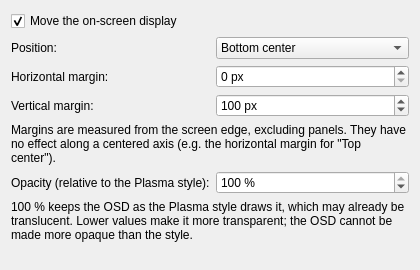
<?xml version="1.0" encoding="UTF-8"?>
<ui version="4.0">
 <class>KWin::BetterOsdConfigForm</class>
 <widget class="QWidget" name="KWin::BetterOsdConfigForm">
  <property name="geometry">
   <rect>
    <x>0</x>
    <y>0</y>
    <width>420</width>
    <height>270</height>
   </rect>
  </property>
  <property name="windowTitle">
   <string>Better OSD</string>
  </property>
  <layout class="QFormLayout" name="formLayout">
   <item row="0" column="0" colspan="2">
    <widget class="QCheckBox" name="kcfg_Reposition">
     <property name="text">
      <string>Move the on-screen display</string>
     </property>
     <property name="checked">
      <bool>true</bool>
     </property>
    </widget>
   </item>
   <item row="1" column="0">
    <widget class="QLabel" name="anchorLabel">
     <property name="text">
      <string>Position:</string>
     </property>
    </widget>
   </item>
   <item row="1" column="1">
    <widget class="QComboBox" name="kcfg_Anchor">
     <property name="currentIndex">
      <number>7</number>
     </property>
     <item>
      <property name="text">
       <string>Top left</string>
      </property>
     </item>
     <item>
      <property name="text">
       <string>Top center</string>
      </property>
     </item>
     <item>
      <property name="text">
       <string>Top right</string>
      </property>
     </item>
     <item>
      <property name="text">
       <string>Center left</string>
      </property>
     </item>
     <item>
      <property name="text">
       <string>Center</string>
      </property>
     </item>
     <item>
      <property name="text">
       <string>Center right</string>
      </property>
     </item>
     <item>
      <property name="text">
       <string>Bottom left</string>
      </property>
     </item>
     <item>
      <property name="text">
       <string>Bottom center</string>
      </property>
     </item>
     <item>
      <property name="text">
       <string>Bottom right</string>
      </property>
     </item>
    </widget>
   </item>
   <item row="2" column="0">
    <widget class="QLabel" name="marginXLabel">
     <property name="text">
      <string>Horizontal margin:</string>
     </property>
    </widget>
   </item>
   <item row="2" column="1">
    <widget class="QSpinBox" name="kcfg_MarginX">
     <property name="suffix">
      <string> px</string>
     </property>
     <property name="maximum">
      <number>2000</number>
     </property>
     <property name="singleStep">
      <number>10</number>
     </property>
     <property name="value">
      <number>0</number>
     </property>
    </widget>
   </item>
   <item row="3" column="0">
    <widget class="QLabel" name="marginYLabel">
     <property name="text">
      <string>Vertical margin:</string>
     </property>
    </widget>
   </item>
   <item row="3" column="1">
    <widget class="QSpinBox" name="kcfg_MarginY">
     <property name="suffix">
      <string> px</string>
     </property>
     <property name="maximum">
      <number>2000</number>
     </property>
     <property name="singleStep">
      <number>10</number>
     </property>
     <property name="value">
      <number>100</number>
     </property>
    </widget>
   </item>
   <item row="4" column="0" colspan="2">
    <widget class="QLabel" name="hintLabel">
     <property name="text">
      <string>Margins are measured from the screen edge, excluding panels. They have no effect along a centered axis (e.g. the horizontal margin for &quot;Top center&quot;).</string>
     </property>
     <property name="wordWrap">
      <bool>true</bool>
     </property>
    </widget>
   </item>
   <item row="5" column="0">
    <widget class="QLabel" name="opacityLabel">
     <property name="text">
      <string>Opacity (relative to the Plasma style):</string>
     </property>
    </widget>
   </item>
   <item row="5" column="1">
    <widget class="QSpinBox" name="kcfg_Opacity">
     <property name="suffix">
      <string> %</string>
     </property>
     <property name="minimum">
      <number>10</number>
     </property>
     <property name="maximum">
      <number>100</number>
     </property>
     <property name="singleStep">
      <number>5</number>
     </property>
     <property name="value">
      <number>100</number>
     </property>
    </widget>
   </item>
   <item row="6" column="0" colspan="2">
    <widget class="QLabel" name="opacityHintLabel">
     <property name="text">
      <string>100 % keeps the OSD as the Plasma style draws it, which may already be translucent. Lower values make it more transparent; the OSD cannot be made more opaque than the style.</string>
     </property>
     <property name="wordWrap">
      <bool>true</bool>
     </property>
    </widget>
   </item>
  </layout>
 </widget>
 <resources/>
 <connections/>
</ui>
